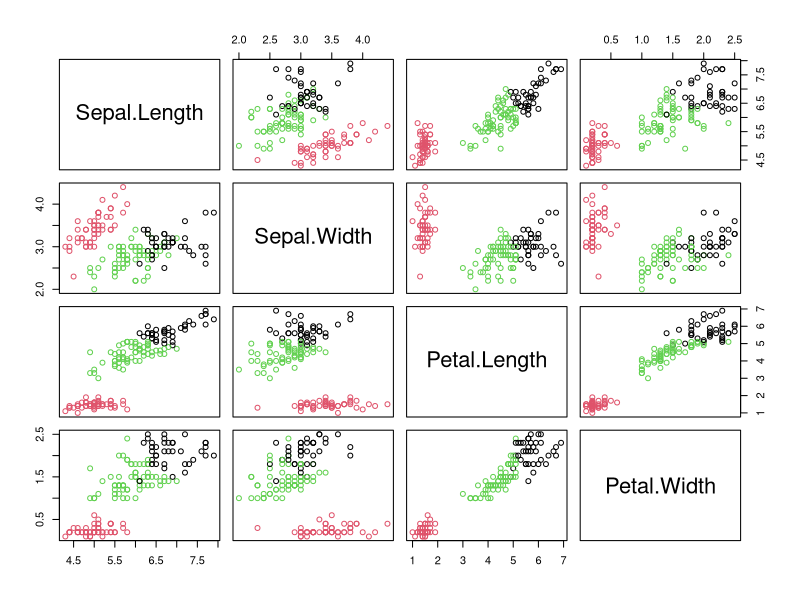

The R source for this figure:
dim(iris) 
head(iris)
summary(iris)

#150 instancies, 4 attributes and 1 class. 
#Iris is used a lot for CLASSIFICATION methods.
# Clustering -> we need to pass for the algorithm the 4 atributes in terms
# of sepals and petals
# for K-means we need to give to the algorithm the number of groups.
# In this case: 3 groups
# compare the groups created by the algortihm using TABLE
# comparing the clusters created with the real species

cluster = kmeans(iris[1:4], center = 3)
#Center =3 established that we want 03 centroid -> 03 groups created
# K-means is a clustering algorithm that has the need for the user to give the 
# number of groups to be created
cluster
#K-Means clustering with 3 clusters of sizes 50, 38, 62.
# They all sum up to 150 (the number of instancies). 

table(iris$Species, cluster$cluster)
# The algorithm is strugling with Verginica. Got it right for Setosas.
# 16 deviations - 84% of sucess rate.

plot(iris[,1:4], col = cluster$cluster)
#Looking the graph, the red in the plot is Setosa (100% of sucess rate)
# there is some overlap in plot between Verginica and versicolot
